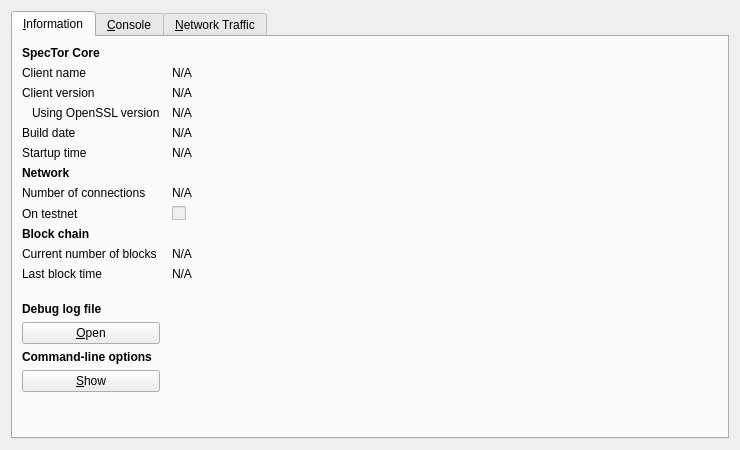
<?xml version="1.0" encoding="UTF-8"?>
<ui version="4.0">
 <class>RPCConsole</class>
 <widget class="QDialog" name="RPCConsole">
  <property name="geometry">
   <rect>
    <x>0</x>
    <y>0</y>
    <width>740</width>
    <height>450</height>
   </rect>
  </property>
  <property name="windowTitle">
   <string>SpecTor - Debug window</string>
  </property>
  <layout class="QVBoxLayout" name="verticalLayout_2">
   <item>
    <widget class="QTabWidget" name="tabWidget">
     <property name="currentIndex">
      <number>0</number>
     </property>
     <widget class="QWidget" name="tab_info">
      <attribute name="title">
       <string>&amp;Information</string>
      </attribute>
      <layout class="QGridLayout" name="gridLayout" columnstretch="0,1">
       <property name="horizontalSpacing">
        <number>12</number>
       </property>
       <item row="0" column="0">
        <widget class="QLabel" name="label_9">
         <property name="font">
          <font>
           <weight>75</weight>
           <bold>true</bold>
          </font>
         </property>
         <property name="text">
          <string>SpecTor Core</string>
         </property>
        </widget>
       </item>
       <item row="1" column="0">
        <widget class="QLabel" name="label_5">
         <property name="text">
          <string>Client name</string>
         </property>
        </widget>
       </item>
       <item row="1" column="1">
        <widget class="QLabel" name="clientName">
         <property name="cursor">
          <cursorShape>IBeamCursor</cursorShape>
         </property>
         <property name="text">
          <string>N/A</string>
         </property>
         <property name="textFormat">
          <enum>Qt::PlainText</enum>
         </property>
         <property name="textInteractionFlags">
          <set>Qt::LinksAccessibleByMouse|Qt::TextSelectableByKeyboard|Qt::TextSelectableByMouse</set>
         </property>
        </widget>
       </item>
       <item row="2" column="0">
        <widget class="QLabel" name="label_6">
         <property name="text">
          <string>Client version</string>
         </property>
        </widget>
       </item>
       <item row="2" column="1">
        <widget class="QLabel" name="clientVersion">
         <property name="cursor">
          <cursorShape>IBeamCursor</cursorShape>
         </property>
         <property name="text">
          <string>N/A</string>
         </property>
         <property name="textFormat">
          <enum>Qt::PlainText</enum>
         </property>
         <property name="textInteractionFlags">
          <set>Qt::LinksAccessibleByMouse|Qt::TextSelectableByKeyboard|Qt::TextSelectableByMouse</set>
         </property>
        </widget>
       </item>
       <item row="3" column="0">
        <widget class="QLabel" name="label_14">
         <property name="text">
          <string>Using OpenSSL version</string>
         </property>
         <property name="indent">
          <number>10</number>
         </property>
        </widget>
       </item>
       <item row="3" column="1">
        <widget class="QLabel" name="openSSLVersion">
         <property name="cursor">
          <cursorShape>IBeamCursor</cursorShape>
         </property>
         <property name="text">
          <string>N/A</string>
         </property>
         <property name="textFormat">
          <enum>Qt::PlainText</enum>
         </property>
         <property name="textInteractionFlags">
          <set>Qt::LinksAccessibleByMouse|Qt::TextSelectableByKeyboard|Qt::TextSelectableByMouse</set>
         </property>
        </widget>
       </item>
       <item row="4" column="0">
        <widget class="QLabel" name="label_12">
         <property name="text">
          <string>Build date</string>
         </property>
        </widget>
       </item>
       <item row="4" column="1">
        <widget class="QLabel" name="buildDate">
         <property name="cursor">
          <cursorShape>IBeamCursor</cursorShape>
         </property>
         <property name="text">
          <string>N/A</string>
         </property>
         <property name="textFormat">
          <enum>Qt::PlainText</enum>
         </property>
         <property name="textInteractionFlags">
          <set>Qt::LinksAccessibleByMouse|Qt::TextSelectableByKeyboard|Qt::TextSelectableByMouse</set>
         </property>
        </widget>
       </item>
       <item row="5" column="0">
        <widget class="QLabel" name="label_13">
         <property name="text">
          <string>Startup time</string>
         </property>
        </widget>
       </item>
       <item row="5" column="1">
        <widget class="QLabel" name="startupTime">
         <property name="cursor">
          <cursorShape>IBeamCursor</cursorShape>
         </property>
         <property name="text">
          <string>N/A</string>
         </property>
         <property name="textFormat">
          <enum>Qt::PlainText</enum>
         </property>
         <property name="textInteractionFlags">
          <set>Qt::LinksAccessibleByMouse|Qt::TextSelectableByKeyboard|Qt::TextSelectableByMouse</set>
         </property>
        </widget>
       </item>
       <item row="6" column="0">
        <widget class="QLabel" name="label_11">
         <property name="font">
          <font>
           <weight>75</weight>
           <bold>true</bold>
          </font>
         </property>
         <property name="text">
          <string>Network</string>
         </property>
        </widget>
       </item>
       <item row="7" column="0">
        <widget class="QLabel" name="label_7">
         <property name="text">
          <string>Number of connections</string>
         </property>
        </widget>
       </item>
       <item row="7" column="1">
        <widget class="QLabel" name="numberOfConnections">
         <property name="cursor">
          <cursorShape>IBeamCursor</cursorShape>
         </property>
         <property name="text">
          <string>N/A</string>
         </property>
         <property name="textFormat">
          <enum>Qt::PlainText</enum>
         </property>
         <property name="textInteractionFlags">
          <set>Qt::LinksAccessibleByMouse|Qt::TextSelectableByKeyboard|Qt::TextSelectableByMouse</set>
         </property>
        </widget>
       </item>
       <item row="8" column="0">
        <widget class="QLabel" name="label_8">
         <property name="text">
          <string>On testnet</string>
         </property>
        </widget>
       </item>
       <item row="8" column="1">
        <widget class="QCheckBox" name="isTestNet">
         <property name="enabled">
          <bool>false</bool>
         </property>
         <property name="text">
          <string/>
         </property>
        </widget>
       </item>
       <item row="9" column="0">
        <widget class="QLabel" name="label_10">
         <property name="font">
          <font>
           <weight>75</weight>
           <bold>true</bold>
          </font>
         </property>
         <property name="text">
          <string>Block chain</string>
         </property>
        </widget>
       </item>
       <item row="10" column="0">
        <widget class="QLabel" name="label_3">
         <property name="text">
          <string>Current number of blocks</string>
         </property>
        </widget>
       </item>
       <item row="10" column="1">
        <widget class="QLabel" name="numberOfBlocks">
         <property name="cursor">
          <cursorShape>IBeamCursor</cursorShape>
         </property>
         <property name="text">
          <string>N/A</string>
         </property>
         <property name="textFormat">
          <enum>Qt::PlainText</enum>
         </property>
         <property name="textInteractionFlags">
          <set>Qt::LinksAccessibleByMouse|Qt::TextSelectableByKeyboard|Qt::TextSelectableByMouse</set>
         </property>
        </widget>
       </item>
       <item row="11" column="0">
        <widget class="QLabel" name="label_2">
         <property name="text">
          <string>Last block time</string>
         </property>
        </widget>
       </item>
       <item row="11" column="1">
        <widget class="QLabel" name="lastBlockTime">
         <property name="cursor">
          <cursorShape>IBeamCursor</cursorShape>
         </property>
         <property name="text">
          <string>N/A</string>
         </property>
         <property name="textFormat">
          <enum>Qt::PlainText</enum>
         </property>
         <property name="textInteractionFlags">
          <set>Qt::LinksAccessibleByMouse|Qt::TextSelectableByKeyboard|Qt::TextSelectableByMouse</set>
         </property>
        </widget>
       </item>
       <item row="12" column="0">
        <spacer name="verticalSpacer_2">
         <property name="orientation">
          <enum>Qt::Vertical</enum>
         </property>
         <property name="sizeHint" stdset="0">
          <size>
           <width>20</width>
           <height>20</height>
          </size>
         </property>
        </spacer>
       </item>
       <item row="13" column="0">
        <widget class="QLabel" name="labelDebugLogfile">
         <property name="font">
          <font>
           <weight>75</weight>
           <bold>true</bold>
          </font>
         </property>
         <property name="text">
          <string>Debug log file</string>
         </property>
        </widget>
       </item>
       <item row="14" column="0">
        <widget class="QPushButton" name="openDebugLogfileButton">
         <property name="toolTip">
          <string>Open the SpecTor debug log file from the current data directory. This can take a few seconds for large log files.</string>
         </property>
         <property name="text">
          <string>&amp;Open</string>
         </property>
         <property name="autoDefault">
          <bool>false</bool>
         </property>
        </widget>
       </item>
       <item row="15" column="0">
        <widget class="QLabel" name="labelCLOptions">
         <property name="font">
          <font>
           <weight>75</weight>
           <bold>true</bold>
          </font>
         </property>
         <property name="text">
          <string>Command-line options</string>
         </property>
        </widget>
       </item>
       <item row="16" column="0">
        <widget class="QPushButton" name="showCLOptionsButton">
         <property name="toolTip">
          <string>Show the SpecTor-Qt help message to get a list with possible SpecTor command-line options.</string>
         </property>
         <property name="text">
          <string>&amp;Show</string>
         </property>
         <property name="autoDefault">
          <bool>false</bool>
         </property>
        </widget>
       </item>
       <item row="17" column="0">
        <spacer name="verticalSpacer">
         <property name="orientation">
          <enum>Qt::Vertical</enum>
         </property>
         <property name="sizeHint" stdset="0">
          <size>
           <width>20</width>
           <height>40</height>
          </size>
         </property>
        </spacer>
       </item>
      </layout>
     </widget>
     <widget class="QWidget" name="tab_console">
      <attribute name="title">
       <string>&amp;Console</string>
      </attribute>
      <layout class="QVBoxLayout" name="verticalLayout_3">
       <property name="spacing">
        <number>3</number>
       </property>
       <item>
        <widget class="QTextEdit" name="messagesWidget">
         <property name="minimumSize">
          <size>
           <width>0</width>
           <height>100</height>
          </size>
         </property>
         <property name="readOnly">
          <bool>true</bool>
         </property>
         <property name="tabKeyNavigation" stdset="0">
          <bool>false</bool>
         </property>
         <property name="columnCount" stdset="0">
          <number>2</number>
         </property>
        </widget>
       </item>
       <item>
        <layout class="QHBoxLayout" name="horizontalLayout">
         <property name="spacing">
          <number>3</number>
         </property>
         <item>
          <widget class="QLabel" name="label">
           <property name="text">
            <string notr="true">&gt;</string>
           </property>
          </widget>
         </item>
         <item>
          <widget class="QLineEdit" name="lineEdit"/>
         </item>
         <item>
          <widget class="QPushButton" name="clearButton">
           <property name="maximumSize">
            <size>
             <width>24</width>
             <height>24</height>
            </size>
           </property>
           <property name="toolTip">
            <string>Clear console</string>
           </property>
           <property name="text">
            <string/>
           </property>
           <property name="icon">
            <iconset resource="../bitcoin.qrc">
             <normaloff>:/icons/remove</normaloff>:/icons/remove</iconset>
           </property>
           <property name="shortcut">
            <string notr="true">Ctrl+L</string>
           </property>
           <property name="autoDefault">
            <bool>false</bool>
           </property>
          </widget>
         </item>
        </layout>
       </item>
      </layout>
     </widget>
     <widget class="QWidget" name="tab">
      <attribute name="title">
       <string>&amp;Network Traffic</string>
      </attribute>
      <layout class="QHBoxLayout" name="horizontalLayout_3">
       <item>
        <layout class="QVBoxLayout" name="verticalLayout_4">
         <item>
          <widget class="TrafficGraphWidget" name="trafficGraph" native="true">
           <property name="sizePolicy">
            <sizepolicy hsizetype="Expanding" vsizetype="Expanding">
             <horstretch>0</horstretch>
             <verstretch>0</verstretch>
            </sizepolicy>
           </property>
          </widget>
         </item>
         <item>
          <layout class="QHBoxLayout" name="horizontalLayout_2">
           <item>
            <widget class="QSlider" name="sldGraphRange">
             <property name="minimum">
              <number>1</number>
             </property>
             <property name="maximum">
              <number>288</number>
             </property>
             <property name="pageStep">
              <number>12</number>
             </property>
             <property name="value">
              <number>6</number>
             </property>
             <property name="orientation">
              <enum>Qt::Horizontal</enum>
             </property>
            </widget>
           </item>
           <item>
            <widget class="QLabel" name="lblGraphRange">
             <property name="minimumSize">
              <size>
               <width>100</width>
               <height>0</height>
              </size>
             </property>
             <property name="alignment">
              <set>Qt::AlignCenter</set>
             </property>
            </widget>
           </item>
           <item>
            <widget class="QPushButton" name="btnClearTrafficGraph">
             <property name="text">
              <string>&amp;Clear</string>
             </property>
            </widget>
           </item>
          </layout>
         </item>
        </layout>
       </item>
       <item>
        <layout class="QVBoxLayout" name="verticalLayout">
         <item>
          <widget class="QGroupBox" name="groupBox">
           <property name="title">
            <string>Totals</string>
           </property>
           <layout class="QVBoxLayout" name="verticalLayout_5">
            <item>
             <layout class="QHBoxLayout" name="horizontalLayout_4">
              <item>
               <widget class="Line" name="line">
                <property name="sizePolicy">
                 <sizepolicy hsizetype="Fixed" vsizetype="Fixed">
                  <horstretch>0</horstretch>
                  <verstretch>0</verstretch>
                 </sizepolicy>
                </property>
                <property name="minimumSize">
                 <size>
                  <width>10</width>
                  <height>0</height>
                 </size>
                </property>
                <property name="palette">
                 <palette>
                  <active>
                   <colorrole role="Light">
                    <brush brushstyle="SolidPattern">
                     <color alpha="255">
                      <red>0</red>
                      <green>255</green>
                      <blue>0</blue>
                     </color>
                    </brush>
                   </colorrole>
                  </active>
                  <inactive>
                   <colorrole role="Light">
                    <brush brushstyle="SolidPattern">
                     <color alpha="255">
                      <red>0</red>
                      <green>255</green>
                      <blue>0</blue>
                     </color>
                    </brush>
                   </colorrole>
                  </inactive>
                  <disabled>
                   <colorrole role="Light">
                    <brush brushstyle="SolidPattern">
                     <color alpha="255">
                      <red>0</red>
                      <green>255</green>
                      <blue>0</blue>
                     </color>
                    </brush>
                   </colorrole>
                  </disabled>
                 </palette>
                </property>
                <property name="orientation">
                 <enum>Qt::Horizontal</enum>
                </property>
               </widget>
              </item>
              <item>
               <widget class="QLabel" name="label_16">
                <property name="text">
                 <string>In:</string>
                </property>
               </widget>
              </item>
              <item>
               <widget class="QLabel" name="lblBytesIn">
                <property name="minimumSize">
                 <size>
                  <width>50</width>
                  <height>0</height>
                 </size>
                </property>
                <property name="alignment">
                 <set>Qt::AlignRight|Qt::AlignTrailing|Qt::AlignVCenter</set>
                </property>
               </widget>
              </item>
             </layout>
            </item>
            <item>
             <layout class="QHBoxLayout" name="horizontalLayout_5">
              <item>
               <widget class="Line" name="line_2">
                <property name="sizePolicy">
                 <sizepolicy hsizetype="Fixed" vsizetype="Fixed">
                  <horstretch>0</horstretch>
                  <verstretch>0</verstretch>
                 </sizepolicy>
                </property>
                <property name="minimumSize">
                 <size>
                  <width>10</width>
                  <height>0</height>
                 </size>
                </property>
                <property name="palette">
                 <palette>
                  <active>
                   <colorrole role="Light">
                    <brush brushstyle="SolidPattern">
                     <color alpha="255">
                      <red>255</red>
                      <green>0</green>
                      <blue>0</blue>
                     </color>
                    </brush>
                   </colorrole>
                  </active>
                  <inactive>
                   <colorrole role="Light">
                    <brush brushstyle="SolidPattern">
                     <color alpha="255">
                      <red>255</red>
                      <green>0</green>
                      <blue>0</blue>
                     </color>
                    </brush>
                   </colorrole>
                  </inactive>
                  <disabled>
                   <colorrole role="Light">
                    <brush brushstyle="SolidPattern">
                     <color alpha="255">
                      <red>255</red>
                      <green>0</green>
                      <blue>0</blue>
                     </color>
                    </brush>
                   </colorrole>
                  </disabled>
                 </palette>
                </property>
                <property name="orientation">
                 <enum>Qt::Horizontal</enum>
                </property>
               </widget>
              </item>
              <item>
               <widget class="QLabel" name="label_17">
                <property name="text">
                 <string>Out:</string>
                </property>
               </widget>
              </item>
              <item>
               <widget class="QLabel" name="lblBytesOut">
                <property name="minimumSize">
                 <size>
                  <width>50</width>
                  <height>0</height>
                 </size>
                </property>
                <property name="alignment">
                 <set>Qt::AlignRight|Qt::AlignTrailing|Qt::AlignVCenter</set>
                </property>
               </widget>
              </item>
             </layout>
            </item>
            <item>
             <spacer name="verticalSpacer_4">
              <property name="orientation">
               <enum>Qt::Vertical</enum>
              </property>
              <property name="sizeHint" stdset="0">
               <size>
                <width>20</width>
                <height>407</height>
               </size>
              </property>
             </spacer>
            </item>
           </layout>
          </widget>
         </item>
        </layout>
       </item>
      </layout>
     </widget>
    </widget>
   </item>
  </layout>
 </widget>
 <customwidgets>
  <customwidget>
   <class>TrafficGraphWidget</class>
   <extends>QWidget</extends>
   <header>trafficgraphwidget.h</header>
   <container>1</container>
   <slots>
    <slot>clear()</slot>
   </slots>
  </customwidget>
 </customwidgets>
 <resources>
  <include location="../bitcoin.qrc"/>
 </resources>
 <connections/>
</ui>
